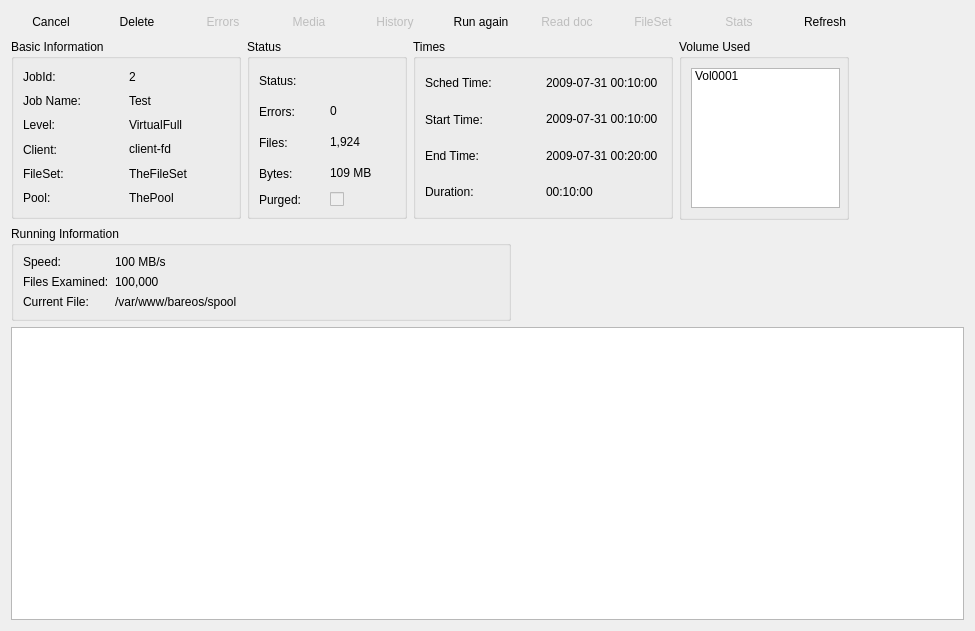
<?xml version="1.0" encoding="UTF-8"?>
<ui version="4.0">
 <class>JobForm</class>
 <widget class="QWidget" name="JobForm">
  <property name="geometry">
   <rect>
    <x>0</x>
    <y>0</y>
    <width>975</width>
    <height>631</height>
   </rect>
  </property>
  <property name="windowTitle">
   <string>Form</string>
  </property>
  <layout class="QVBoxLayout" name="verticalLayout">
   <item>
    <layout class="QHBoxLayout">
     <item>
      <layout class="QHBoxLayout">
       <item>
        <widget class="QPushButton" name="pbCancel">
         <property name="text">
          <string>Cancel</string>
         </property>
         <property name="icon">
          <iconset resource="../main.qrc">
           <normaloff>:/images/A.png</normaloff>:/images/A.png</iconset>
         </property>
         <property name="flat">
          <bool>true</bool>
         </property>
        </widget>
       </item>
       <item>
        <widget class="QPushButton" name="pbDelete">
         <property name="text">
          <string>Delete</string>
         </property>
         <property name="icon">
          <iconset resource="../main.qrc">
           <normaloff>:/images/purge.png</normaloff>:/images/purge.png</iconset>
         </property>
         <property name="flat">
          <bool>true</bool>
         </property>
        </widget>
       </item>
       <item>
        <widget class="QPushButton" name="pbErrors">
         <property name="enabled">
          <bool>false</bool>
         </property>
         <property name="toolTip">
          <string>View errors for this Job</string>
         </property>
         <property name="text">
          <string>Errors</string>
         </property>
         <property name="icon">
          <iconset resource="../main.qrc">
           <normaloff>:/images/zoom.png</normaloff>:/images/zoom.png</iconset>
         </property>
         <property name="flat">
          <bool>true</bool>
         </property>
        </widget>
       </item>
       <item>
        <widget class="QPushButton" name="pbMedia">
         <property name="enabled">
          <bool>false</bool>
         </property>
         <property name="text">
          <string>Media</string>
         </property>
         <property name="icon">
          <iconset resource="../main.qrc">
           <normaloff>:/images/zoom.png</normaloff>:/images/zoom.png</iconset>
         </property>
         <property name="flat">
          <bool>true</bool>
         </property>
        </widget>
       </item>
       <item>
        <widget class="QPushButton" name="pbHistory">
         <property name="enabled">
          <bool>false</bool>
         </property>
         <property name="text">
          <string>History</string>
         </property>
         <property name="icon">
          <iconset resource="../main.qrc">
           <normaloff>:/images/zoom.png</normaloff>:/images/zoom.png</iconset>
         </property>
         <property name="flat">
          <bool>true</bool>
         </property>
        </widget>
       </item>
       <item>
        <widget class="QPushButton" name="pbRun">
         <property name="sizePolicy">
          <sizepolicy hsizetype="Fixed" vsizetype="Fixed">
           <horstretch>0</horstretch>
           <verstretch>0</verstretch>
          </sizepolicy>
         </property>
         <property name="text">
          <string>Run again</string>
         </property>
         <property name="icon">
          <iconset resource="../main.qrc">
           <normaloff>:/images/R.png</normaloff>:/images/R.png</iconset>
         </property>
         <property name="flat">
          <bool>true</bool>
         </property>
        </widget>
       </item>
       <item>
        <widget class="QPushButton" name="pbDoc">
         <property name="enabled">
          <bool>false</bool>
         </property>
         <property name="text">
          <string>Read doc</string>
         </property>
         <property name="flat">
          <bool>true</bool>
         </property>
        </widget>
       </item>
       <item>
        <widget class="QPushButton" name="pbFileSet">
         <property name="enabled">
          <bool>false</bool>
         </property>
         <property name="text">
          <string>FileSet</string>
         </property>
         <property name="icon">
          <iconset resource="../main.qrc">
           <normaloff>:/images/zoom.png</normaloff>:/images/zoom.png</iconset>
         </property>
         <property name="flat">
          <bool>true</bool>
         </property>
        </widget>
       </item>
       <item>
        <widget class="QPushButton" name="pbStats">
         <property name="enabled">
          <bool>false</bool>
         </property>
         <property name="text">
          <string>Stats</string>
         </property>
         <property name="icon">
          <iconset resource="../main.qrc">
           <normaloff>:/images/zoom.png</normaloff>:/images/zoom.png</iconset>
         </property>
         <property name="flat">
          <bool>true</bool>
         </property>
        </widget>
       </item>
       <item>
        <widget class="QPushButton" name="pbRefresh">
         <property name="text">
          <string>Refresh</string>
         </property>
         <property name="icon">
          <iconset resource="../main.qrc">
           <normaloff>:/images/view-refresh.png</normaloff>:/images/view-refresh.png</iconset>
         </property>
         <property name="flat">
          <bool>true</bool>
         </property>
        </widget>
       </item>
      </layout>
     </item>
     <item>
      <spacer>
       <property name="orientation">
        <enum>Qt::Horizontal</enum>
       </property>
       <property name="sizeHint" stdset="0">
        <size>
         <width>40</width>
         <height>20</height>
        </size>
       </property>
      </spacer>
     </item>
    </layout>
   </item>
   <item>
    <layout class="QHBoxLayout">
     <item>
      <widget class="QGroupBox" name="groupBox">
       <property name="sizePolicy">
        <sizepolicy hsizetype="Fixed" vsizetype="Fixed">
         <horstretch>0</horstretch>
         <verstretch>0</verstretch>
        </sizepolicy>
       </property>
       <property name="minimumSize">
        <size>
         <width>230</width>
         <height>180</height>
        </size>
       </property>
       <property name="baseSize">
        <size>
         <width>230</width>
         <height>180</height>
        </size>
       </property>
       <property name="title">
        <string>Basic Information</string>
       </property>
       <layout class="QGridLayout">
        <item row="0" column="0">
         <widget class="QLabel" name="label">
          <property name="text">
           <string>JobId:</string>
          </property>
         </widget>
        </item>
        <item row="0" column="1">
         <widget class="QLabel" name="label_JobId">
          <property name="text">
           <string>2</string>
          </property>
          <property name="textInteractionFlags">
           <set>Qt::LinksAccessibleByMouse|Qt::TextSelectableByMouse</set>
          </property>
         </widget>
        </item>
        <item row="1" column="0">
         <widget class="QLabel" name="label_2">
          <property name="text">
           <string>Job Name:</string>
          </property>
         </widget>
        </item>
        <item row="1" column="1">
         <widget class="QLabel" name="label_Name">
          <property name="text">
           <string>Test</string>
          </property>
          <property name="textInteractionFlags">
           <set>Qt::LinksAccessibleByMouse|Qt::TextSelectableByMouse</set>
          </property>
         </widget>
        </item>
        <item row="2" column="0">
         <widget class="QLabel" name="label_3">
          <property name="text">
           <string>Level:</string>
          </property>
         </widget>
        </item>
        <item row="2" column="1">
         <widget class="QLabel" name="label_Level">
          <property name="text">
           <string>VirtualFull</string>
          </property>
          <property name="textInteractionFlags">
           <set>Qt::LinksAccessibleByMouse|Qt::TextSelectableByMouse</set>
          </property>
         </widget>
        </item>
        <item row="3" column="0">
         <widget class="QLabel" name="label_28">
          <property name="text">
           <string>Client:</string>
          </property>
         </widget>
        </item>
        <item row="3" column="1">
         <widget class="QLabel" name="label_Client">
          <property name="text">
           <string>client-fd</string>
          </property>
          <property name="textInteractionFlags">
           <set>Qt::LinksAccessibleByMouse|Qt::TextSelectableByMouse</set>
          </property>
         </widget>
        </item>
        <item row="4" column="0">
         <widget class="QLabel" name="label_7">
          <property name="text">
           <string>FileSet:</string>
          </property>
         </widget>
        </item>
        <item row="4" column="1">
         <widget class="QLabel" name="label_FileSet">
          <property name="text">
           <string>TheFileSet</string>
          </property>
          <property name="textInteractionFlags">
           <set>Qt::LinksAccessibleByMouse|Qt::TextSelectableByMouse</set>
          </property>
         </widget>
        </item>
        <item row="5" column="0">
         <widget class="QLabel" name="label_11">
          <property name="text">
           <string>Pool:</string>
          </property>
         </widget>
        </item>
        <item row="5" column="1">
         <widget class="QLabel" name="label_Pool">
          <property name="text">
           <string>ThePool</string>
          </property>
          <property name="textInteractionFlags">
           <set>Qt::LinksAccessibleByMouse|Qt::TextSelectableByMouse</set>
          </property>
         </widget>
        </item>
       </layout>
      </widget>
     </item>
     <item>
      <widget class="QGroupBox" name="groupBox_4">
       <property name="sizePolicy">
        <sizepolicy hsizetype="Fixed" vsizetype="Fixed">
         <horstretch>0</horstretch>
         <verstretch>0</verstretch>
        </sizepolicy>
       </property>
       <property name="minimumSize">
        <size>
         <width>160</width>
         <height>180</height>
        </size>
       </property>
       <property name="baseSize">
        <size>
         <width>160</width>
         <height>180</height>
        </size>
       </property>
       <property name="title">
        <string>Status</string>
       </property>
       <layout class="QGridLayout">
        <item row="0" column="0">
         <widget class="QLabel" name="label_6">
          <property name="text">
           <string>Status:</string>
          </property>
         </widget>
        </item>
        <item row="0" column="1">
         <widget class="QLabel" name="label_JobStatus">
          <property name="text">
           <string/>
          </property>
          <property name="pixmap">
           <pixmap resource="../main.qrc">:/images/T.png</pixmap>
          </property>
          <property name="scaledContents">
           <bool>false</bool>
          </property>
         </widget>
        </item>
        <item row="1" column="0">
         <widget class="QLabel" name="label_10">
          <property name="text">
           <string>Errors:</string>
          </property>
         </widget>
        </item>
        <item row="1" column="1">
         <widget class="QLabel" name="label_JobErrors">
          <property name="text">
           <string>0</string>
          </property>
          <property name="textInteractionFlags">
           <set>Qt::LinksAccessibleByMouse|Qt::TextSelectableByMouse</set>
          </property>
         </widget>
        </item>
        <item row="2" column="0">
         <widget class="QLabel" name="label_8">
          <property name="text">
           <string>Files:</string>
          </property>
         </widget>
        </item>
        <item row="2" column="1">
         <widget class="QLabel" name="label_JobFiles">
          <property name="text">
           <string>1,924</string>
          </property>
          <property name="textInteractionFlags">
           <set>Qt::LinksAccessibleByMouse|Qt::TextSelectableByMouse</set>
          </property>
         </widget>
        </item>
        <item row="3" column="0">
         <widget class="QLabel" name="label_9">
          <property name="text">
           <string>Bytes:</string>
          </property>
         </widget>
        </item>
        <item row="3" column="1">
         <widget class="QLabel" name="label_JobBytes">
          <property name="text">
           <string>109 MB</string>
          </property>
          <property name="textInteractionFlags">
           <set>Qt::LinksAccessibleByMouse|Qt::TextSelectableByMouse</set>
          </property>
         </widget>
        </item>
        <item row="4" column="0">
         <widget class="QLabel" name="label_25">
          <property name="text">
           <string>Purged:</string>
          </property>
         </widget>
        </item>
        <item row="4" column="1">
         <widget class="QCheckBox" name="chkbox_PurgedFiles">
          <property name="enabled">
           <bool>false</bool>
          </property>
          <property name="text">
           <string/>
          </property>
          <property name="checkable">
           <bool>true</bool>
          </property>
         </widget>
        </item>
       </layout>
      </widget>
     </item>
     <item>
      <widget class="QGroupBox" name="groupBox_3">
       <property name="sizePolicy">
        <sizepolicy hsizetype="Fixed" vsizetype="Fixed">
         <horstretch>0</horstretch>
         <verstretch>0</verstretch>
        </sizepolicy>
       </property>
       <property name="minimumSize">
        <size>
         <width>260</width>
         <height>180</height>
        </size>
       </property>
       <property name="baseSize">
        <size>
         <width>260</width>
         <height>180</height>
        </size>
       </property>
       <property name="title">
        <string>Times</string>
       </property>
       <layout class="QGridLayout">
        <item row="0" column="0">
         <widget class="QLabel" name="label_26">
          <property name="text">
           <string>Sched Time:</string>
          </property>
         </widget>
        </item>
        <item row="0" column="1">
         <widget class="QLabel" name="label_SchedTime">
          <property name="text">
           <string>2009-07-31 00:10:00</string>
          </property>
          <property name="textInteractionFlags">
           <set>Qt::LinksAccessibleByMouse|Qt::TextSelectableByMouse</set>
          </property>
         </widget>
        </item>
        <item row="1" column="0">
         <widget class="QLabel" name="label_5">
          <property name="text">
           <string>Start Time:</string>
          </property>
         </widget>
        </item>
        <item row="1" column="1">
         <widget class="QLabel" name="label_StartTime">
          <property name="text">
           <string>2009-07-31 00:10:00</string>
          </property>
          <property name="textInteractionFlags">
           <set>Qt::LinksAccessibleByMouse|Qt::TextSelectableByMouse</set>
          </property>
         </widget>
        </item>
        <item row="2" column="0">
         <widget class="QLabel" name="label_19">
          <property name="text">
           <string>End Time:</string>
          </property>
         </widget>
        </item>
        <item row="2" column="1">
         <widget class="QLabel" name="label_EndTime">
          <property name="text">
           <string>2009-07-31 00:20:00</string>
          </property>
          <property name="textInteractionFlags">
           <set>Qt::LinksAccessibleByMouse|Qt::TextSelectableByMouse</set>
          </property>
         </widget>
        </item>
        <item row="3" column="0">
         <widget class="QLabel" name="label_4">
          <property name="text">
           <string>Duration:</string>
          </property>
         </widget>
        </item>
        <item row="3" column="1">
         <widget class="QLabel" name="label_Duration">
          <property name="text">
           <string>00:10:00</string>
          </property>
          <property name="textInteractionFlags">
           <set>Qt::LinksAccessibleByMouse|Qt::TextSelectableByMouse</set>
          </property>
         </widget>
        </item>
       </layout>
      </widget>
     </item>
     <item>
      <widget class="QGroupBox" name="groupBox_2">
       <property name="sizePolicy">
        <sizepolicy hsizetype="Fixed" vsizetype="Fixed">
         <horstretch>0</horstretch>
         <verstretch>0</verstretch>
        </sizepolicy>
       </property>
       <property name="minimumSize">
        <size>
         <width>170</width>
         <height>181</height>
        </size>
       </property>
       <property name="maximumSize">
        <size>
         <width>170</width>
         <height>181</height>
        </size>
       </property>
       <property name="baseSize">
        <size>
         <width>170</width>
         <height>180</height>
        </size>
       </property>
       <property name="title">
        <string>Volume Used</string>
       </property>
       <layout class="QHBoxLayout">
        <item>
         <widget class="QListWidget" name="list_Volume">
          <property name="sizePolicy">
           <sizepolicy hsizetype="Fixed" vsizetype="Fixed">
            <horstretch>0</horstretch>
            <verstretch>0</verstretch>
           </sizepolicy>
          </property>
          <property name="minimumSize">
           <size>
            <width>149</width>
            <height>140</height>
           </size>
          </property>
          <property name="maximumSize">
           <size>
            <width>149</width>
            <height>140</height>
           </size>
          </property>
          <property name="baseSize">
           <size>
            <width>149</width>
            <height>140</height>
           </size>
          </property>
          <item>
           <property name="text">
            <string>Vol0001</string>
           </property>
           <property name="icon">
            <iconset resource="../main.qrc">
             <normaloff>:/images/inflag1.png</normaloff>:/images/inflag1.png</iconset>
           </property>
          </item>
         </widget>
        </item>
       </layout>
      </widget>
     </item>
     <item>
      <spacer>
       <property name="orientation">
        <enum>Qt::Horizontal</enum>
       </property>
       <property name="sizeHint" stdset="0">
        <size>
         <width>40</width>
         <height>20</height>
        </size>
       </property>
      </spacer>
     </item>
    </layout>
   </item>
   <item>
    <layout class="QHBoxLayout" name="horizontalLayout">
     <item>
      <widget class="QGroupBox" name="grpRun">
       <property name="enabled">
        <bool>true</bool>
       </property>
       <property name="minimumSize">
        <size>
         <width>500</width>
         <height>0</height>
        </size>
       </property>
       <property name="title">
        <string>Running Information</string>
       </property>
       <layout class="QGridLayout">
        <item row="0" column="0">
         <widget class="QLabel" name="label_14">
          <property name="text">
           <string>Speed:</string>
          </property>
         </widget>
        </item>
        <item row="1" column="0">
         <widget class="QLabel" name="label_16">
          <property name="text">
           <string>Files Examined:</string>
          </property>
         </widget>
        </item>
        <item row="2" column="0">
         <widget class="QLabel" name="label_12">
          <property name="text">
           <string>Current File:</string>
          </property>
         </widget>
        </item>
        <item row="2" column="1">
         <widget class="QLabel" name="label_CurrentFile">
          <property name="sizePolicy">
           <sizepolicy hsizetype="Preferred" vsizetype="Preferred">
            <horstretch>250</horstretch>
            <verstretch>0</verstretch>
           </sizepolicy>
          </property>
          <property name="text">
           <string>/var/www/bareos/spool</string>
          </property>
         </widget>
        </item>
        <item row="1" column="1">
         <widget class="QLabel" name="label_FilesExamined">
          <property name="text">
           <string>100,000</string>
          </property>
         </widget>
        </item>
        <item row="0" column="1">
         <widget class="QLabel" name="label_Speed">
          <property name="text">
           <string>100 MB/s</string>
          </property>
         </widget>
        </item>
       </layout>
      </widget>
     </item>
     <item>
      <spacer name="horizontalSpacer">
       <property name="orientation">
        <enum>Qt::Horizontal</enum>
       </property>
       <property name="sizeHint" stdset="0">
        <size>
         <width>40</width>
         <height>20</height>
        </size>
       </property>
      </spacer>
     </item>
    </layout>
   </item>
   <item>
    <widget class="QTextEdit" name="textJobLog">
     <property name="html">
      <string>&lt;!DOCTYPE HTML PUBLIC &quot;-//W3C//DTD HTML 4.0//EN&quot; &quot;http://www.w3.org/TR/REC-html40/strict.dtd&quot;&gt;
&lt;html&gt;&lt;head&gt;&lt;meta name=&quot;qrichtext&quot; content=&quot;1&quot; /&gt;&lt;style type=&quot;text/css&quot;&gt;
p, li { white-space: pre-wrap; }
&lt;/style&gt;&lt;/head&gt;&lt;body style=&quot; font-family:'Sans Serif'; font-size:9pt; font-weight:400; font-style:normal;&quot;&gt;
&lt;p style=&quot;-qt-paragraph-type:empty; margin-top:0px; margin-bottom:0px; margin-left:0px; margin-right:0px; -qt-block-indent:0; text-indent:0px; font-family:'DejaVu Sans'; font-size:10pt;&quot;&gt;&lt;/p&gt;&lt;/body&gt;&lt;/html&gt;</string>
     </property>
    </widget>
   </item>
  </layout>
 </widget>
 <resources>
  <include location="../main.qrc"/>
 </resources>
 <connections>
  <connection>
   <sender>chk_Bwlimit</sender>
   <signal>clicked(bool)</signal>
   <receiver>spin_Bwlimit</receiver>
   <slot>setEnabled(bool)</slot>
   <hints>
    <hint type="sourcelabel">
     <x>51</x>
     <y>324</y>
    </hint>
    <hint type="destinationlabel">
     <x>302</x>
     <y>328</y>
    </hint>
   </hints>
  </connection>
 </connections>
</ui>
